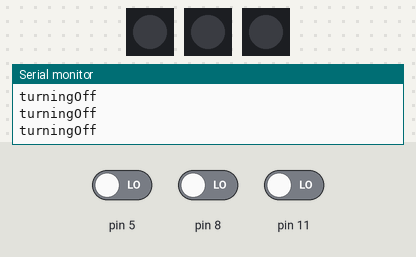
Simulated run of this sketch. Board: Arduino Uno, built with avr-gcc and run on an emulated ATmega328P. Shown: 3 × 1 RGB LEDs in strip order, left to right, the last lines printed to the serial monitor. Inputs (shaded band) come from the test bench; at power-on: pin 5 LOW, pin 8 LOW, pin 11 LOW. The strip is taken to match the declared colour order.

Above: at 1.2 s.
1.3 s: pin 5 driven HIGH
At 3.6 s:
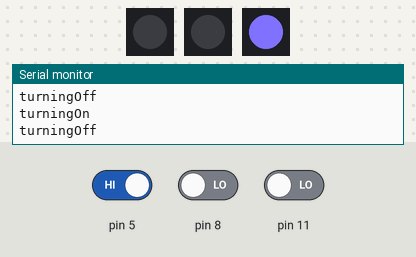
4.3 s: pin 8 driven HIGH
At 6.8 s:
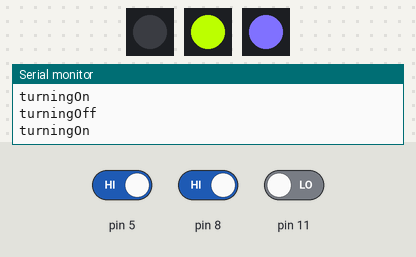
7.3 s: pin 11 driven HIGH
At 9.9 s:
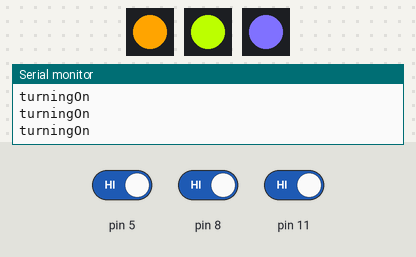
10.3 s: pin 8 driven LOW
At 11.5 s:
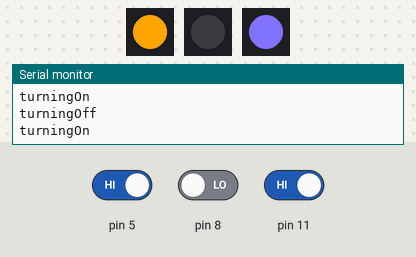
13.3 s: pin 5 driven LOW
At 15.2 s:
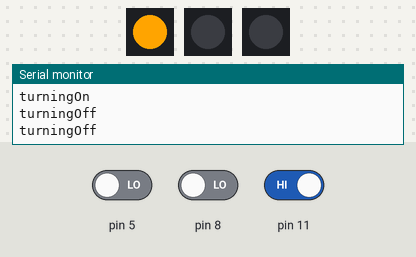
16.3 s: pin 11 driven LOW
At 17.09 s:
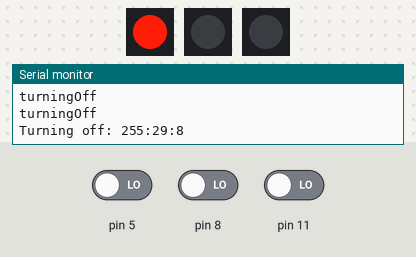
Timing chart, 0 to 19.3 s (numbered marks = the images above; inputs shaded):
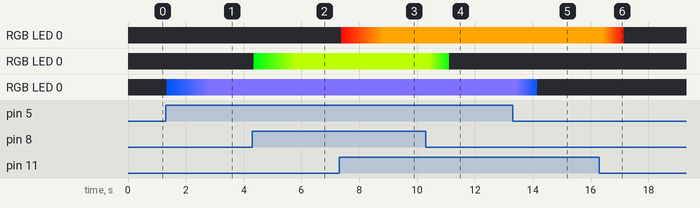

The sketch:

OvenDoorController2.ino
```cpp
#include "Arduino.h"
#include <Adafruit_NeoPixel.h>
#include "FindlingDoorController.h"

FindlingDoorController door_01 = FindlingDoorController(11, 9, 255, 255, 10, 171, 10, 0);
FindlingDoorController door_02 = FindlingDoorController(8, 6, 0, 196, 255, 255, 19, 0);
FindlingDoorController door_03 = FindlingDoorController(5, 3, 0, 134, 85, 115, 255, 255);

void setup() {
  Serial.begin(9600);
  Serial.println("findl.ing light controller");
  door_01.shut();
  door_02.shut();
  door_03.shut();
}

void loop() {
  door_01.checkAndSetLight();
  door_02.checkAndSetLight();
  door_03.checkAndSetLight();
  door_01.update();
  door_02.update();
  door_03.update();
}
```

FindlingDoorController.cpp
```cpp
#include "FindlingDoorController.h"

FindlingDoorController::FindlingDoorController(        int doorLockPin,
        int lightPin,
        int i_redStart,
        int i_redEnd,
        int i_greenStart,
        int i_greenEnd,
        int i_blueStart,
        int i_blueEnd)
: _lock(doorLockPin),
  _light(lightPin,i_redStart,i_redEnd,i_greenStart,i_greenEnd,i_blueStart,i_blueEnd)
{
}

void FindlingDoorController::checkAndSetLight()
{
  if(_lock.isOpen()){
    _light.turnOn();
  }else{
    _light.turnOff();
  }
}

void FindlingDoorController::update(){
  _light.update();
}
void FindlingDoorController::shut(){
  _light.off();
}
void FindlingDoorController::printState()
{
  _lock.printState();
  _light.printState();
}
```

FindlingDoorController.h
```cpp
#ifndef FindlingDoorController_h
#define FindlingDoorController_h

#include "FindlingMagnetDoorLock.h"
#include "FindlingNeoPixel.h"
#include "Arduino.h"

class FindlingDoorController
{
  public:
    FindlingDoorController(
        int doorLockPin,
        int lightPin,
        int i_redStart,
        int i_redEnd,
        int i_greenStart,
        int i_greenEnd,
        int i_blueStart,
        int i_blueEnd);
    void checkAndSetLight();
    void update();
    void shut();
    void printState();
  private:
    FindlingMagnetDoorLock _lock;
    FindlingNeoPixel _light;
};

#endif
```

FindlingMagnetDoorLock.cpp
```cpp
#include "FindlingMagnetDoorLock.h"

FindlingMagnetDoorLock::FindlingMagnetDoorLock(int pin)
{
  pinMode(pin, INPUT);
  _pin = pin;
}

boolean FindlingMagnetDoorLock::isOpen()
{
  return digitalRead(_pin) == HIGH;
}

void FindlingMagnetDoorLock::printState()
{
  Serial.print("State: ");
  Serial.print("isOpen:");
  Serial.println(isOpen());
}
```

FindlingMagnetDoorLock.h
```cpp
#ifndef FindlingMagnetDoorLock_h
#define FindlingMagnetDoorLock_h

#include "Arduino.h"

class FindlingMagnetDoorLock
{
  public:
    FindlingMagnetDoorLock(int pin);
    boolean isOpen();
    void printState();
  private:
    int _pin;
};

#endif
```

FindlingNeoPixel.cpp
```cpp
#include "FindlingNeoPixel.h"

#define TURNING_ON_INCREMENT 4
#define TURNING_OFF_DECREMENT 8

FindlingNeoPixel::FindlingNeoPixel(
  int pin,
  int i_redStart,
  int i_redEnd,
  int i_greenStart,
  int i_greenEnd,
  int i_blueStart,
  int i_blueEnd)
//: pixels(Adafruit_NeoPixel(1, pin, NEO_GRB + NEO_KHZ800))
  : pixels(1, pin, NEO_RGB + NEO_KHZ800)
{
  pinMode(pin, OUTPUT);
  _pin = pin;
  ioTime = 10;
  previousMillis = 0;
  t = 0;
  isOff = true;
  isOn = false;
  isTurningOn = false;
  isTurningOff = false;

  redStart = i_redStart;
  redEnd = i_redEnd;
  greenStart = i_greenStart;
  greenEnd = i_greenEnd;
  blueStart = i_blueStart;
  blueEnd = i_blueEnd;

  pixels.begin(); // This initializes the NeoPixel library.
}

void FindlingNeoPixel::turnOn()
{
  isTurningOn = true;
  isTurningOff = false;
  Serial.println("turningOn");
}

void FindlingNeoPixel::turnOff()
{
  isTurningOff = true;
  isTurningOn = false;
  Serial.println("turningOff");
}
void FindlingNeoPixel::off()
{
  turnOff();
  pixels.setPixelColor(0, pixels.Color(0, 0, 0));
  pixels.show(); // This sends the updated pixel color to the hardware.
  Serial.println("off");
}

void FindlingNeoPixel::update()
{
  if (isTurningOn && (t == 100)) {
    isOn = true;
    isTurningOn = false;
    t = 100;
  }
  if (isTurningOff && (t <= 0)) {
    isTurningOff = false;
    isOff = true;
    t = 0;
    pixels.setPixelColor(0, pixels.Color(0, 0, 0));
    pixels.show(); // This sends the updated pixel color to the hardware.
  }
  unsigned long currentMillis = millis();
  if (isTurningOn && (currentMillis - previousMillis >= ioTime)) {
    int r = nextColor(redStart, redEnd, t);
    int g = nextColor(greenStart, greenEnd, t);
    int b = nextColor(blueStart, blueEnd, t);
    Serial.print("Turning on:  "); Serial.print(r); Serial.print(":"); Serial.print(g); Serial.print(":"); Serial.println(b);
    pixels.setPixelColor(0, pixels.Color(r, g, b));
    pixels.show(); // This sends the updated pixel color to the hardware.
    previousMillis = currentMillis;   // Remember the time
    t += TURNING_ON_INCREMENT;
  }
  if (isTurningOff && (currentMillis - previousMillis >= ioTime)) {
    int r = nextColor(redStart, redEnd, t);
    int g = nextColor(greenStart, greenEnd, t);
    int b = nextColor(blueStart, blueEnd, t);
    Serial.print("Turning off: "); Serial.print(r); Serial.print(":"); Serial.print(g); Serial.print(":"); Serial.println(b);
    pixels.setPixelColor(0, pixels.Color(r, g, b));
    pixels.show(); // This sends the updated pixel color to the hardware.
    previousMillis = currentMillis;   // Remember the time
    t -= TURNING_OFF_DECREMENT;
  }

}

void FindlingNeoPixel::printState()
{
  Serial.print("State: ");
  Serial.print("isTurningOn:");
  Serial.print(isTurningOn);
  Serial.print(", isOn:");
  Serial.print(isOn);
  Serial.print(", isTurningOff:");
  Serial.print(isTurningOff);
  Serial.print(", isOff:");
  Serial.println(isOff);
}

int FindlingNeoPixel::nextColor(int colorStart, int colorEnd, int t) {
  float T = t / 100.0;
  return (int)((float)colorStart + ((float)colorEnd - (float)colorStart) * T);
}
```

FindlingNeoPixel.h
```cpp
#ifndef FindlingNeoPixel_h
#define FindlingNeoPixel_h

#include "Arduino.h"
#include <Adafruit_NeoPixel.h>

class FindlingNeoPixel
{
  public:
    FindlingNeoPixel(
        int pin,
        int i_redStart,
        int i_redEnd,
        int i_greenStart,
        int i_greenEnd,
        int i_blueStart,
        int i_blueEnd);
    void turnOn();
    void turnOff();
    void off();
    void update();
    void printState();
  private:
    Adafruit_NeoPixel pixels;
    int _pin;
    long ioTime;    // milliseconds of off-time
    unsigned long previousMillis;  	// will store last time LED was updated
    int t;
    int redStart;
    int redEnd;
    int greenStart;
    int greenEnd;
    int blueStart;
    int blueEnd;
    boolean isTurningOn;
    boolean isOn;
    boolean isTurningOff;
    boolean isOff;

    int nextColor(int colorStart, int colorEnd, int t);
};

#endif
```
